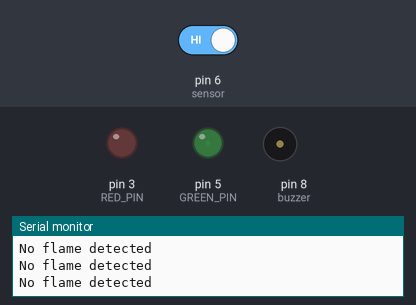
A sketch run on a simulated Arduino Uno, built with avr-gcc and run on an emulated ATmega328P. Parts: output pins drawn as LEDs (lit = HIGH), buzzer (waves = sounding, pin HIGH), the last lines printed to the serial monitor. The inputs (shaded band) are chosen by the test bench; at power-on: pin 6 (sensor) HIGH.

Above: at 2.8 s.
2.9 s: pin 6 (sensor) driven LOW
At 4.7 s:
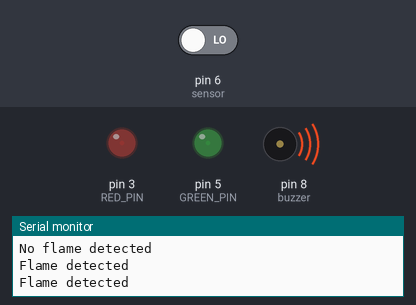
5.5 s: pin 6 (sensor) driven HIGH
At 8.2 s:
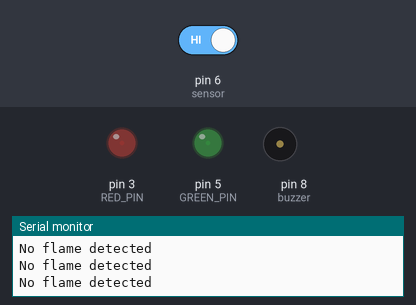
Timing chart, 0 to 9.7 s (numbered marks = the images above; inputs shaded):
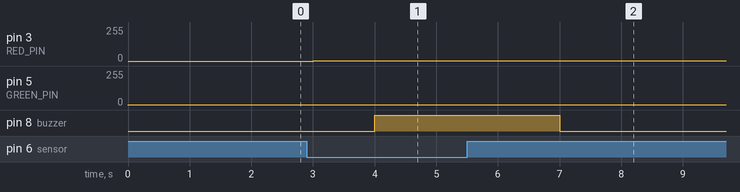

Measured:
- after the input at 2.9 s, pin 3 (RED_PIN): 0/255 → 1/255 after 0.10 s; pin 8 (buzzer): LOW → HIGH after 1.1 s
- after the input at 5.5 s, pin 8 (buzzer): HIGH → LOW after 1.5 s

The sketch:

Fire_detection_alarm_system.ino
```cpp
const int buzzer = 8;
#define RED_PIN 3
#define GREEN_PIN 5
int sensor = 6;
int detected;
void setup() {

  pinMode(RED_PIN, OUTPUT);
  pinMode(GREEN_PIN, OUTPUT);
  pinMode(buzzer, OUTPUT);
  pinMode(sensor, INPUT);
  Serial.begin(9600);
}

void loop() {
  detected = digitalRead(sensor);
  if (detected == 0){
    Serial.println("Flame detected");
    analogWrite(RED_PIN, HIGH);
    delay(1000);
    digitalWrite(buzzer, HIGH);
  }
  else{
    Serial.println("No flame detected");
    analogWrite(GREEN_PIN, HIGH);
    delay(1000);
      digitalWrite(buzzer, LOW);
  }

}
```
